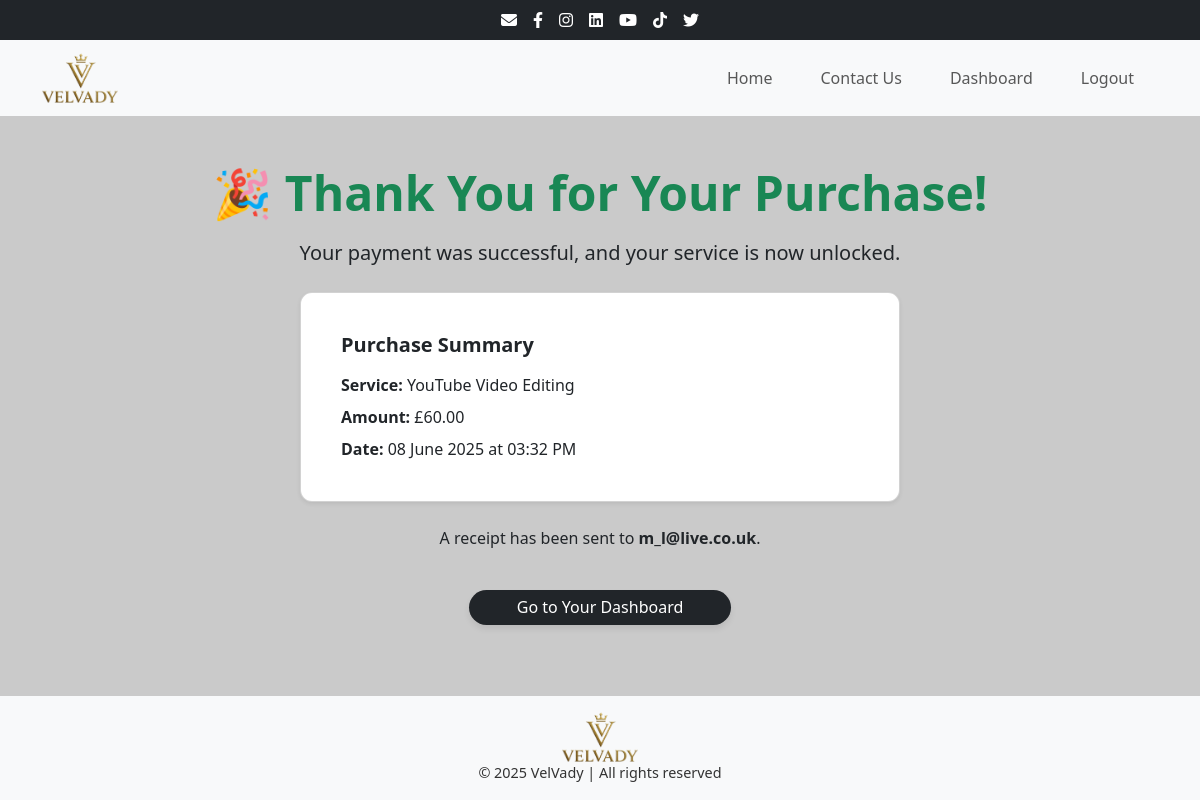
/thank-you/ (signed in), run on an earlier commit of the app's database.
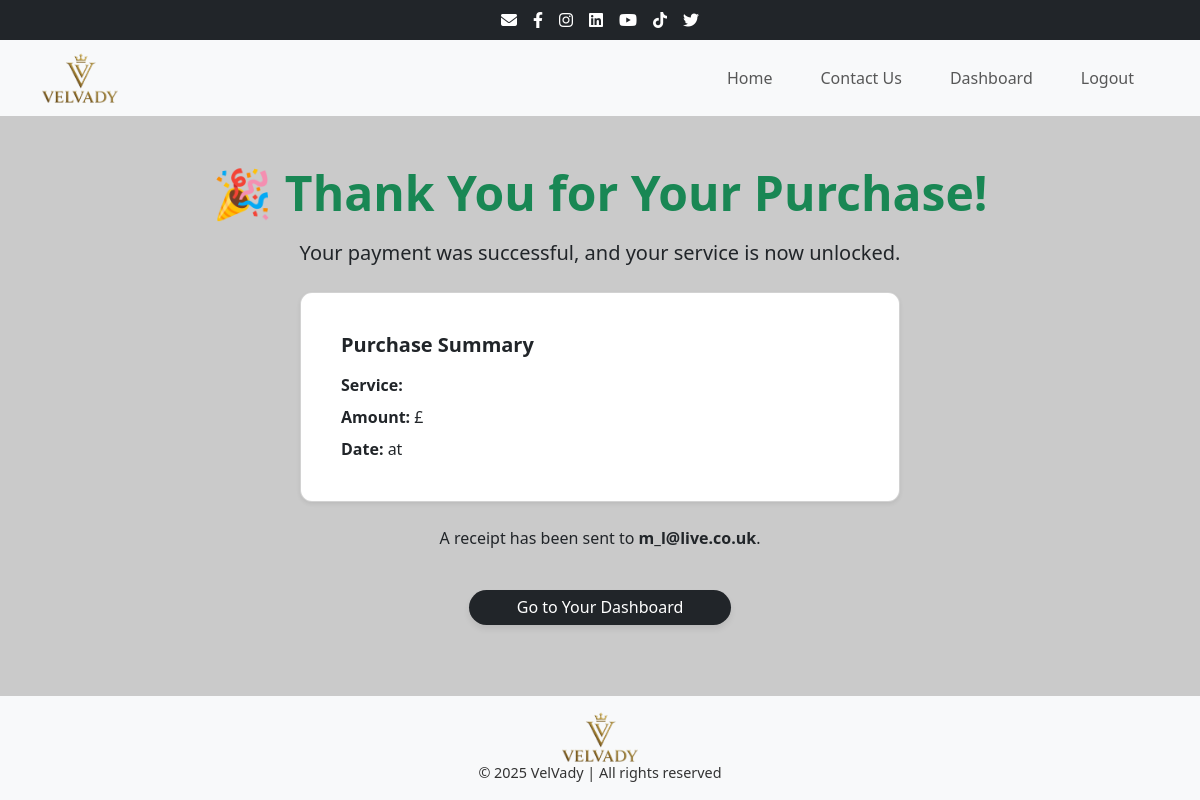
And on a later commit of the database.
### products/models.py (models this page shows, shortened)
class Purchase(models.Model):
    user = models.ForeignKey(settings.AUTH_USER_MODEL, on_delete=models.CASCADE)
    service = models.ForeignKey(Service, on_delete=models.CASCADE)
    amount_paid = models.DecimalField(max_digits=8, decimal_places=2)
    stripe_session_id = models.CharField(max_length=255, unique=True)
    timestamp = models.DateTimeField(auto_now_add=True)
    class Meta:
        ordering = ['-timestamp']
        verbose_name = 'Purchase'
        verbose_name_plural = 'Purchases'

class Service(models.Model):
    title = models.CharField(max_length=200, unique=True)
    slug = models.SlugField(max_length=200, unique=True, blank=True)
    description = models.TextField()
    price = models.DecimalField(max_digits=6, decimal_places=2)
    image = models.ImageField(upload_to='products/')
    is_active = models.BooleanField(default=True)
    created_at = models.DateTimeField(auto_now_add=True)
    updated_at = models.DateTimeField(auto_now=True)
    CATEGORY_CHOICES = [
        ('Design', 'Design'),
        ('Business', 'Business'),
        ('Tech', 'Tech'),
        ('Writing', 'Writing'),
        ('Marketing', 'Marketing'),
    ]
    category = models.CharField(
        max_length=50,
        choices=CATEGORY_CHOICES,
        default='Design',
        help_text='Select a category for this service.'
    )

### core/views.py (the view)
# urls.py: path('thank-you/', views.thank_you_view, name='thank_you'),
@login_required
def thank_you_view(request):
    last_purchase = Purchase.objects.filter(user=request.user).order_by('-timestamp').first()
    return render(request, 'core/thank_you.html', {
        'purchase': last_purchase
    })

### core/templates/core/thank_you.html (shortened to what this page needs)
{% extends 'core/base.html' %}
{% block content %}
<div class="container my-5 text-center">
    <h1 class="display-5 fw-bold text-success mb-3">🎉 Thank You for Your Purchase!</h1>
    <p class="lead mb-4">
        Your payment was successful, and your service is now unlocked.
    </p>
    <div class="card mx-auto p-4 shadow-sm" style="max-width: 600px;">
        <div class="card-body text-start">
            <h5 class="fw-bold mb-3">Purchase Summary</h5>
            <p class="mb-2"><strong>Service:</strong> {{ purchase.service.title }}</p>
            <p class="mb-2"><strong>Amount:</strong> £{{ purchase.amount_paid }}</p>
            <p class="mb-0"><strong>Date:</strong> {{ purchase.timestamp|date:"d F Y" }} at {{ purchase.timestamp|time:"h:i A" }}</p>
        </div>
    </div>
    <p class="mt-4">
        A receipt has been sent to <strong>{{ user.email }}</strong>.
    </p>
    <a href="{% url 'dashboard' %}" class="btn btn-pill btn-pill-primary mt-4 px-5 py-2">
        Go to Your Dashboard
    </a>
</div>
{% endblock %}

What changed in the data, as far as the page shows it:
removed Purchase: service "YouTube Video Editing", amount_paid "60.00", timestamp "08 June 2025", timestamp "03:32 PM"
